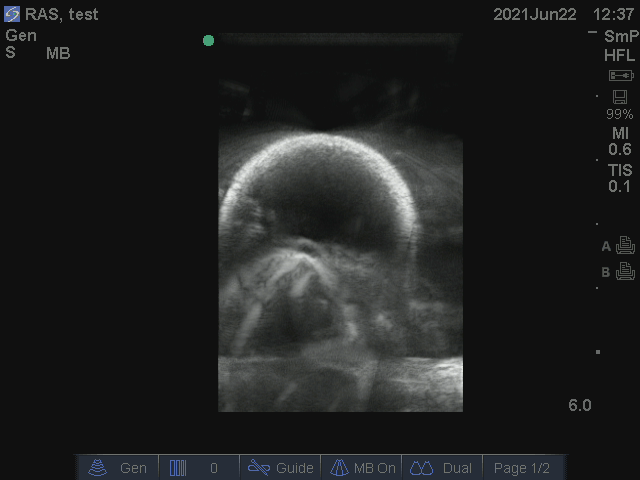
#> input picture calibration/sphere_related/351.png, 640 x 480 px
$ python draw_circle.py   (older library calls are emulated)
#> lines starting #> are read from the running program, lines starting #| are printed output that depends on the picture; after the words box and inside, x2 and y2 are one past the last pixel; in counts of white or black regions, pixels touching at a corner belong together
import os
import cv2
import string
import math
import numpy as np
from scipy import optimize

from matplotlib.patches import Ellipse, Circle


def calc_R(xc, yc):
    return np.sqrt((x - xc) ** 2 + (y - yc) ** 2)

def f_2(c):
    Ri = calc_R(*c)
    return Ri - Ri.mean()

# [95 lines left out: functions ransac, random_partition, fit, get_error, gamma_correction, getCircle and 1 more, not called in this run]


img=cv2.imread('./351.png',cv2.IMREAD_COLOR)
#> img is the input picture: shape (480, 640, 3); mean B, G, R 32.5, 32.7, 31.7
gray=cv2.cvtColor(img,cv2.COLOR_BGR2GRAY)
blur = cv2.blur(gray,(3,3))
img_gamma = np.power(blur, 1.03).clip(0,255).astype(np.uint8)
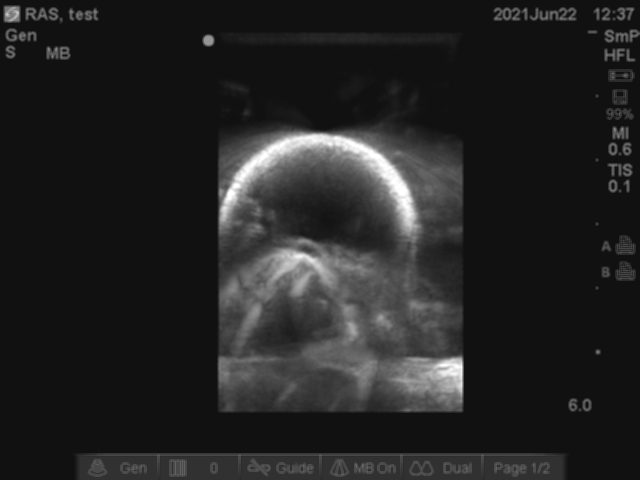
#> img_gamma: shape (480, 640); min 17, max 255, mean 35.9
# cv2.imshow("img_gamma", img_gamma)
# cv2.waitKey(20)
cv2.imwrite('img_gamma.png', img_gamma)
ret, binary = cv2.threshold(img_gamma, 220,  255, cv2.THRESH_BINARY)
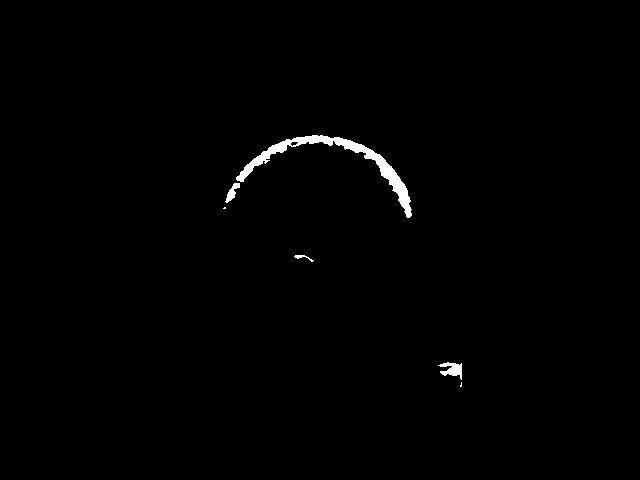
#> binary: shape (480, 640); 0.76% white; 6 white regions (2 under 20 px), largest, box (x1, y1, x2, y2) and area: (236, 135, 412, 218) 1926, (438, 362, 462, 380) 230, (225, 183, 240, 203) 129, (294, 255, 314, 262) 46
cv2.imwrite('binary.png', binary)
kernel = np.ones((3,3),np.uint8)
closing = cv2.morphologyEx(binary, cv2.MORPH_CLOSE, kernel)
#> closing: shape (480, 640); 0.78% white; 4 white regions (1 under 20 px), largest, box (x1, y1, x2, y2) and area: (225, 135, 412, 218) 2101, (438, 362, 462, 387) 251, (294, 255, 314, 262) 46
dilation = cv2.dilate(closing,kernel,iterations = 1)
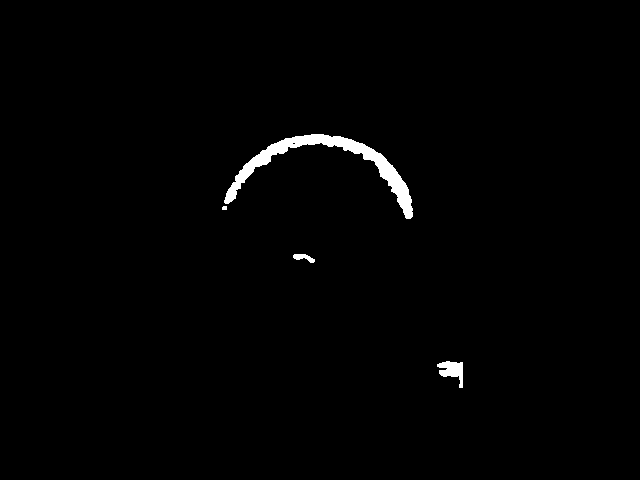
#> dilation: shape (480, 640); 1.1% white; 4 white regions (1 under 20 px), largest, box (x1, y1, x2, y2) and area: (224, 134, 413, 219) 2805, (437, 361, 463, 388) 377, (293, 254, 315, 263) 108
ROI=np.zeros([480,640],dtype=np.uint8)
ROI[50:250,220:460]=255
masked=cv2.add(dilation, np.zeros(np.shape(binary), dtype=np.uint8), mask=ROI)
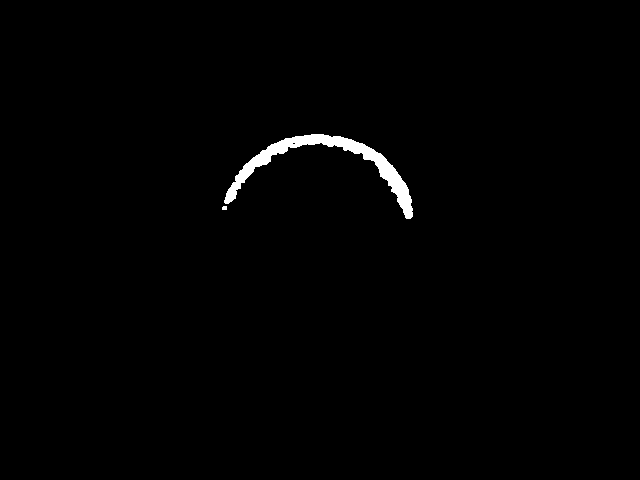
#> masked: shape (480, 640); 0.92% white; 2 white regions (1 under 20 px), largest, box (x1, y1, x2, y2) and area: (224, 134, 413, 219) 2805
cv2.imwrite('masked.png', masked)
canny = cv2.Canny(masked,50,220)
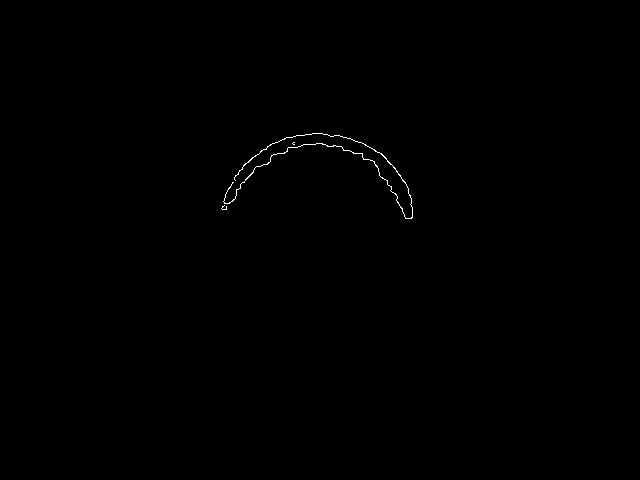
#> canny: shape (480, 640); 0.19% white in thin lines or dots, all inside (x1, y1, x2, y2) = (221, 133, 413, 219)
out, contours, hierarchy = cv2.findContours(masked, cv2.RETR_EXTERNAL, cv2.CHAIN_APPROX_SIMPLE)
#> contours = 2 contours, 1 with area under 20; largest, box (x1, y1, x2, y2) and area: (224, 134, 413, 219) 2558
cv2.imwrite('canny.png', canny)
cv2.drawContours(img,contours,-1,(0,0,255),2)
cv2.imwrite("./img_n.png", img)


image_arr = np.array(canny)
cvyrange,cvxrange = image_arr.shape
#> cvyrange = 480; cvxrange = 640
upper_contour = []
for i in range( cvxrange ):
    for j in range(cvyrange ) :
        if image_arr[j][i]-image_arr[j-1][i] >250 : # or (x == 0 and y == 0 )  :
            a = np.array([i,j])
            upper_contour.append(a)
            break

x =[]
y =[]
for i in range(3, len(upper_contour)-3):
    x.append(upper_contour[i][0])
    y.append(upper_contour[i][1])
#> after the loop, x = 186 values from 224 to 409
x_m = np.mean(x)
#> x_m = 316.5
y_m = np.mean(y)
#> y_m = 150.2
center_estimate = x_m, y_m
#> center_estimate = (316.5, 150.2)
center_2, _ = optimize.leastsq(f_2, center_estimate)
#> center_2 = [318, 234.7]
xc_2, yc_2 = center_2
#> xc_2 = 318; yc_2 = 234.7
Ri_2       = calc_R(xc_2, yc_2)
R_2        = Ri_2.mean()
#> R_2 = 101.5


circle_draw=cv2.circle(img,(int(xc_2), int(yc_2)),int(R_2),(0,0,255),2)

cv2.imwrite('circle_draw_color.png', circle_draw)

# [14 lines of commented-out code are left out]
